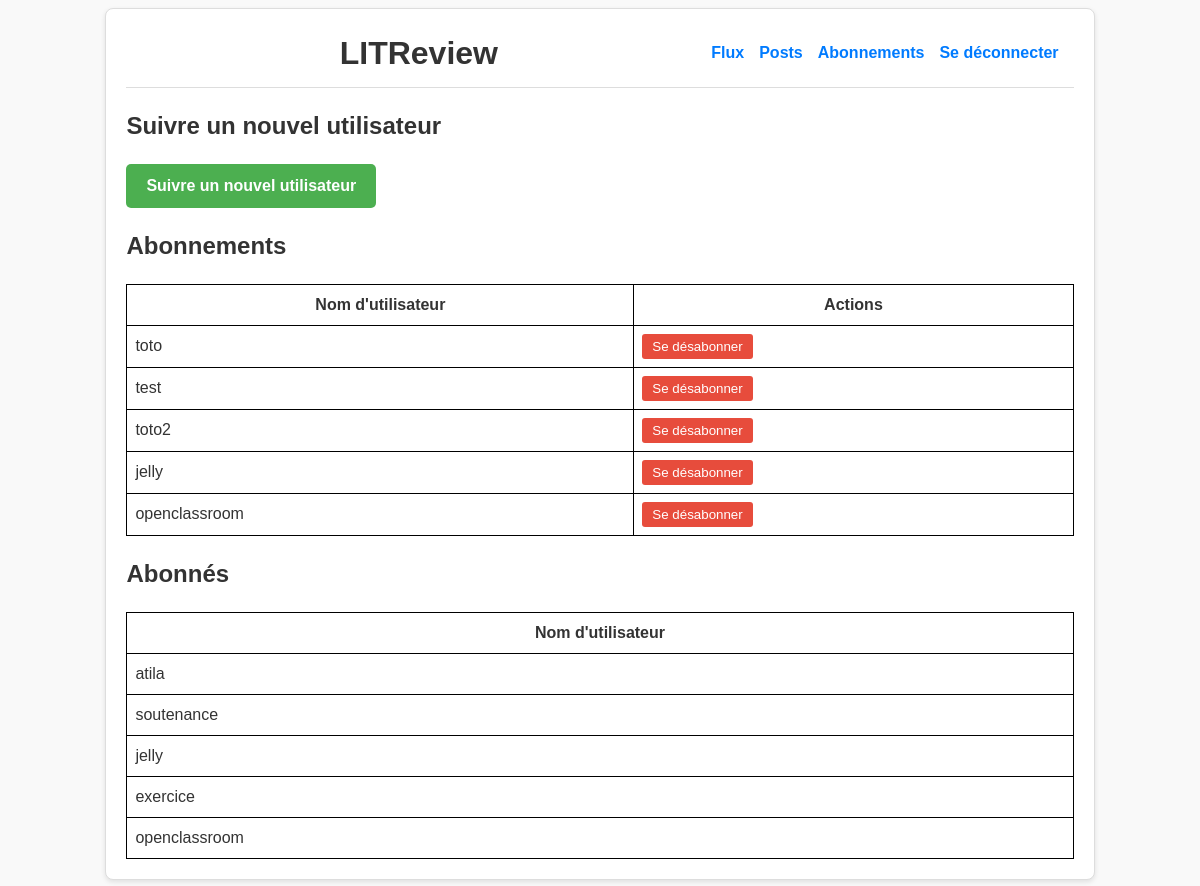
The app's page /user-followed/ (signed in), older data.
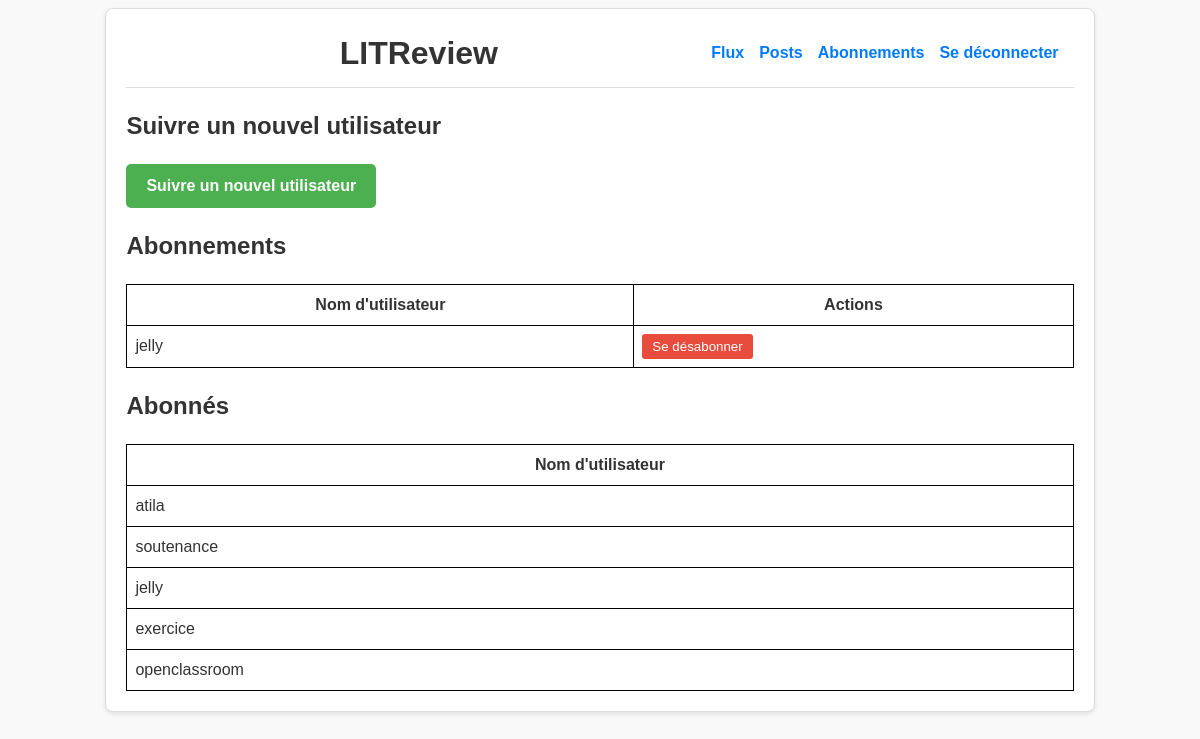
The same page, newer data.
### review/models.py (models this page shows, shortened)
class UserFollows(models.Model):
    user = models.ForeignKey(User, on_delete=models.CASCADE, related_name="following")
    followed_user = models.ForeignKey(
        User, on_delete=models.CASCADE, related_name="followers"
    )
    class Meta:
        unique_together = ("user", "followed_user")

### authentification/models.py (models this page shows)
class User(AbstractUser):
    REVIEW_CREATOR = "CREATOR"
    SUBSCRIBER = "SUBSCRIBER"
    ROLE_CHOICES = (
        (REVIEW_CREATOR, "créateur de review"),
        (SUBSCRIBER, "abonné"),
    )
    role = models.CharField(
        max_length=30, choices=ROLE_CHOICES, verbose_name="rôle", default=REVIEW_CREATOR
    )
    follows = models.ManyToManyField(
        "self",
        limit_choices_to={"role": REVIEW_CREATOR},
        symmetrical=False,
        verbose_name="follow",
    )
    pass

### review/views.py (the view)
# urls.py: path("user-followed/", review.views.user_followed_list, name="user_followed_list"),
def user_followed_list(request):
    user = request.user
    users_followed = UserFollows.objects.filter(user=user)
    followers = UserFollows.objects.filter(followed_user=user)
    return render(
        request,
        "review/user_followed_list.html",
        {
            "users_followed": users_followed,
            "followers": followers,
        },
    )

### review/templates/review/user_followed_list.html (shortened to what this page needs)
{% extends 'base.html' %}
{% block content %}
<h2>Suivre un nouvel utilisateur</h2>
<a href="{% url 'user_followed_create' %}" style="
    display: inline-block;
    padding: 10px 20px;
    background-color: #4CAF50;
    color: white;
    text-align: center;
    border-radius: 5px;
    text-decoration: none;
    font-weight: bold;">
    Suivre un nouvel utilisateur
</a>
<h2>Abonnements</h2>
<table style="width:100%; border-collapse: collapse;">
    <tr>
        <th style="border: 1px solid black; padding: 8px;">Nom d'utilisateur</th>
        <th style="border: 1px solid black; padding: 8px;">Actions</th>
    </tr>
    {% for user_followed in users_followed %}
    <tr>
        <td style="border: 1px solid black; padding: 8px;">{{ user_followed.followed_user.username }}</td>
        <td style="border: 1px solid black; padding: 8px;">
            <form action="{% url 'user_followed_delete' user_followed.id %}" method="post" style="display: inline;">
                <button type="submit" style="
                    padding: 5px 10px;
                    background-color: #e74c3c;
                    color: white;
                    border: none;
                    border-radius: 3px;
                    cursor: pointer;">
                    Se désabonner
                </button>
            </form>
        </td>
    </tr>
    {% endfor %}
</table>
<h2>Abonnés</h2>
<table style="width:100%; border-collapse: collapse;">
    <tr>
        <th style="border: 1px solid black; padding: 8px;">Nom d'utilisateur</th>
    </tr>
    {% for follower in followers %}
    <tr>
        <td style="border: 1px solid black; padding: 8px;">{{ follower.user.username }}</td>
    </tr>
    {% endfor %}
</table>
{% endblock %}

Row changes from the older to the newer data that the page shows:
removed UserFollows: followed_user.username "toto", shown under "Abonnements"
removed UserFollows: followed_user.username "test", shown under "Abonnements"
removed UserFollows: followed_user.username "toto2", shown under "Abonnements"
removed UserFollows: followed_user.username "openclassroom", shown under "Abonnements"
